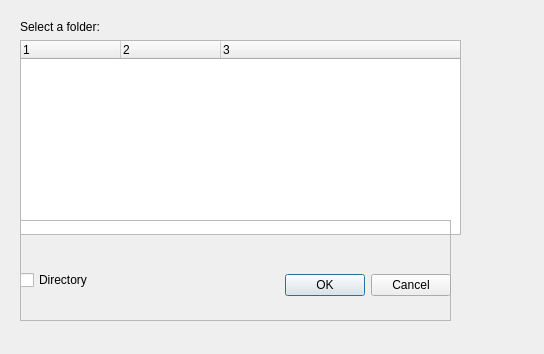
<?xml version="1.0" encoding="UTF-8"?>
<ui version="4.0">
 <class>NewFileDialog</class>
 <widget class="QDialog" name="NewFileDialog">
  <property name="geometry">
   <rect>
    <x>0</x>
    <y>0</y>
    <width>544</width>
    <height>354</height>
   </rect>
  </property>
  <property name="windowTitle">
   <string>Dialog</string>
  </property>
  <widget class="QWidget" name="verticalLayoutWidget">
   <property name="geometry">
    <rect>
     <x>20</x>
     <y>20</y>
     <width>441</width>
     <height>221</height>
    </rect>
   </property>
   <layout class="QVBoxLayout" name="verticalLayout">
    <item>
     <widget class="QLabel" name="label_2">
      <property name="text">
       <string>Select a folder:</string>
      </property>
     </widget>
    </item>
    <item>
     <widget class="QTreeWidget" name="treeWidget">
      <property name="columnCount">
       <number>3</number>
      </property>
      <column>
       <property name="text">
        <string notr="true">1</string>
       </property>
      </column>
      <column>
       <property name="text">
        <string notr="true">2</string>
       </property>
      </column>
      <column>
       <property name="text">
        <string notr="true">3</string>
       </property>
      </column>
     </widget>
    </item>
    <item>
     <widget class="QFrame" name="frame">
      <property name="sizePolicy">
       <sizepolicy hsizetype="Expanding" vsizetype="Preferred">
        <horstretch>0</horstretch>
        <verstretch>0</verstretch>
       </sizepolicy>
      </property>
      <property name="frameShape">
       <enum>QFrame::StyledPanel</enum>
      </property>
      <property name="frameShadow">
       <enum>QFrame::Raised</enum>
      </property>
      <widget class="QLabel" name="label">
       <property name="geometry">
        <rect>
         <x>0</x>
         <y>0</y>
         <width>151</width>
         <height>21</height>
        </rect>
       </property>
       <property name="text">
        <string>File name, please.</string>
       </property>
      </widget>
      <widget class="QLineEdit" name="fileLine">
       <property name="geometry">
        <rect>
         <x>0</x>
         <y>20</y>
         <width>401</width>
         <height>22</height>
        </rect>
       </property>
      </widget>
     </widget>
    </item>
   </layout>
  </widget>
  <widget class="QFrame" name="frame_2">
   <property name="geometry">
    <rect>
     <x>20</x>
     <y>220</y>
     <width>431</width>
     <height>101</height>
    </rect>
   </property>
   <property name="frameShape">
    <enum>QFrame::StyledPanel</enum>
   </property>
   <property name="frameShadow">
    <enum>QFrame::Raised</enum>
   </property>
   <widget class="QCheckBox" name="checkBox">
    <property name="geometry">
     <rect>
      <x>0</x>
      <y>50</y>
      <width>87</width>
      <height>20</height>
     </rect>
    </property>
    <property name="text">
     <string>Directory</string>
    </property>
    <property name="tristate">
     <bool>true</bool>
    </property>
   </widget>
   <widget class="QDialogButtonBox" name="buttonBox">
    <property name="geometry">
     <rect>
      <x>240</x>
      <y>40</y>
      <width>191</width>
      <height>51</height>
     </rect>
    </property>
    <property name="orientation">
     <enum>Qt::Horizontal</enum>
    </property>
    <property name="standardButtons">
     <set>QDialogButtonBox::Cancel|QDialogButtonBox::Ok</set>
    </property>
   </widget>
  </widget>
 </widget>
 <resources/>
 <connections>
  <connection>
   <sender>buttonBox</sender>
   <signal>accepted()</signal>
   <receiver>NewFileDialog</receiver>
   <slot>accept()</slot>
   <hints>
    <hint type="sourcelabel">
     <x>248</x>
     <y>254</y>
    </hint>
    <hint type="destinationlabel">
     <x>157</x>
     <y>274</y>
    </hint>
   </hints>
  </connection>
  <connection>
   <sender>buttonBox</sender>
   <signal>rejected()</signal>
   <receiver>NewFileDialog</receiver>
   <slot>reject()</slot>
   <hints>
    <hint type="sourcelabel">
     <x>316</x>
     <y>260</y>
    </hint>
    <hint type="destinationlabel">
     <x>286</x>
     <y>274</y>
    </hint>
   </hints>
  </connection>
 </connections>
</ui>
